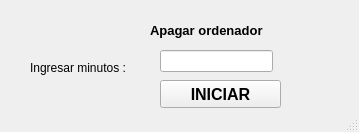
<?xml version="1.0" encoding="UTF-8"?>
<ui version="4.0">
 <class>MainWindow</class>
 <widget class="QMainWindow" name="MainWindow">
  <property name="geometry">
   <rect>
    <x>0</x>
    <y>0</y>
    <width>359</width>
    <height>132</height>
   </rect>
  </property>
  <property name="windowTitle">
   <string>OFF</string>
  </property>
  <widget class="QWidget" name="centralwidget">
   <widget class="QPushButton" name="pushButton_iniciar">
    <property name="geometry">
     <rect>
      <x>160</x>
      <y>80</y>
      <width>121</width>
      <height>28</height>
     </rect>
    </property>
    <property name="font">
     <font>
      <pointsize>12</pointsize>
      <weight>75</weight>
      <bold>true</bold>
     </font>
    </property>
    <property name="text">
     <string>INICIAR</string>
    </property>
   </widget>
   <widget class="QLabel" name="label">
    <property name="geometry">
     <rect>
      <x>150</x>
      <y>20</y>
      <width>161</width>
      <height>21</height>
     </rect>
    </property>
    <property name="font">
     <font>
      <pointsize>10</pointsize>
      <weight>75</weight>
      <bold>true</bold>
     </font>
    </property>
    <property name="text">
     <string>Apagar ordenador</string>
    </property>
   </widget>
   <widget class="QLineEdit" name="lineEdit_minutos">
    <property name="geometry">
     <rect>
      <x>160</x>
      <y>50</y>
      <width>113</width>
      <height>22</height>
     </rect>
    </property>
   </widget>
   <widget class="QLabel" name="label_2">
    <property name="geometry">
     <rect>
      <x>30</x>
      <y>60</y>
      <width>111</width>
      <height>16</height>
     </rect>
    </property>
    <property name="text">
     <string>Ingresar minutos :</string>
    </property>
   </widget>
  </widget>
  <widget class="QStatusBar" name="statusbar"/>
 </widget>
 <resources/>
 <connections/>
</ui>
